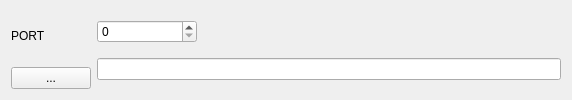
<?xml version="1.0" encoding="UTF-8"?>
<ui version="4.0">
 <class>q_options</class>
 <widget class="QWidget" name="q_options">
  <property name="geometry">
   <rect>
    <x>0</x>
    <y>0</y>
    <width>572</width>
    <height>100</height>
   </rect>
  </property>
  <property name="minimumSize">
   <size>
    <width>0</width>
    <height>100</height>
   </size>
  </property>
  <property name="maximumSize">
   <size>
    <width>16777215</width>
    <height>100</height>
   </size>
  </property>
  <property name="windowTitle">
   <string>Form</string>
  </property>
  <layout class="QHBoxLayout" name="horizontalLayout_2">
   <item>
    <layout class="QVBoxLayout" name="verticalLayout">
     <item>
      <widget class="QLabel" name="m_lb_port">
       <property name="text">
        <string>PORT</string>
       </property>
      </widget>
     </item>
     <item>
      <widget class="QPushButton" name="m_pb_path">
       <property name="text">
        <string>...</string>
       </property>
      </widget>
     </item>
    </layout>
   </item>
   <item>
    <layout class="QVBoxLayout" name="verticalLayout_2">
     <item>
      <widget class="QSpinBox" name="m_sb_port">
       <property name="maximumSize">
        <size>
         <width>100</width>
         <height>16777215</height>
        </size>
       </property>
       <property name="maximum">
        <number>65535</number>
       </property>
      </widget>
     </item>
     <item>
      <widget class="QLineEdit" name="m_le_path"/>
     </item>
    </layout>
   </item>
  </layout>
 </widget>
 <resources/>
 <connections>
  <connection>
   <sender>m_pb_path</sender>
   <signal>clicked()</signal>
   <receiver>q_options</receiver>
   <slot>set_path()</slot>
   <hints>
    <hint type="sourcelabel">
     <x>49</x>
     <y>49</y>
    </hint>
    <hint type="destinationlabel">
     <x>137</x>
     <y>35</y>
    </hint>
   </hints>
  </connection>
  <connection>
   <sender>m_sb_port</sender>
   <signal>valueChanged(int)</signal>
   <receiver>q_options</receiver>
   <slot>set_port(int)</slot>
   <hints>
    <hint type="sourcelabel">
     <x>137</x>
     <y>23</y>
    </hint>
    <hint type="destinationlabel">
     <x>285</x>
     <y>39</y>
    </hint>
   </hints>
  </connection>
 </connections>
 <slots>
  <slot>set_path()</slot>
  <slot>set_port(int)</slot>
 </slots>
</ui>
